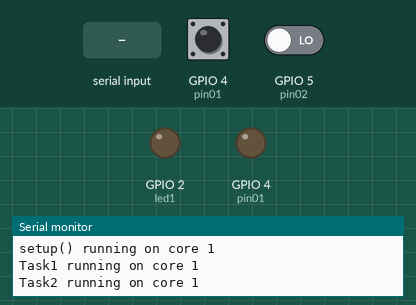
Bench run of a program on a simulated ESP32. Shown: output pins drawn as LEDs (lit = HIGH), the last lines printed to the serial monitor. Dashed ring = blinking. The inputs (shaded band) are chosen by the test bench; at power-on: GPIO 4 (pin01) HIGH, GPIO 5 (pin02) LOW.

Above: at 1.7 s.
1.8 s: GPIO 4 (pin01) pulled LOW for 1.2 s
4.5 s: "A\n" received over Serial
7.5 s: "B\n" received over Serial
At 10.41 s:
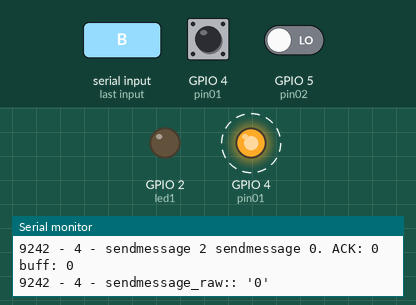
At 11.3 s:
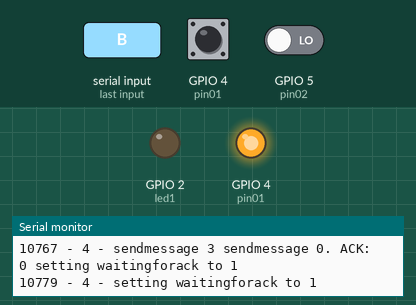
11.5 s: "90,45\n" received over Serial
Timing chart, 0 to 14.5 s (numbered marks = the images above; inputs shaded):
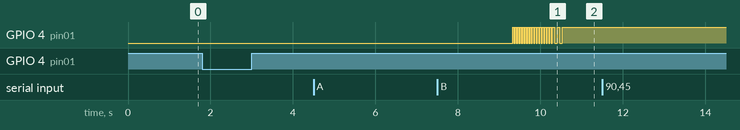

The program:

main.cpp
```cpp
#include <Arduino.h>
#include "dr_onewire.h"

#define LED 2
TaskHandle_t Task1;
TaskHandle_t Task2;
void Task1code(void *pvParameters);
void Task2code(void *pvParameters);
void Task3code(void *pvParameters);

//digitalWrite(pin02, HIGH);
//delay(1000);
//digitalWrite(pin02, LOW);
//delay(1000);

////////////////////////////////////////////////
const int led1 = 2;

const int pin02 = 5;
const int pin01 = 4;

dr_onewire twdr1;
dr_onewire twdr2;

void isr01()
{
  twdr1.isr();
}
void attach01()
{
  attachInterrupt(pin01, isr01, CHANGE);
}

void isr02()
{
  twdr2.isr();
}

void attach02()
{
  attachInterrupt(pin02, isr02, CHANGE);
}

////////////////////////////////////////////////
void receivedmessagecallback1(dr_onewire::onewiremessage message)
{
  uint8_t message8=highByte(message);
  uint8_t cmd=lowByte(message);

    Serial.println("CB1: Received message: "+(String)message+" (cmd:"+(String)cmd+" / message:"+(String)message8+")");
}
void receivedmessagecallback2(dr_onewire::onewiremessage message)
{
  uint8_t message8=highByte(message);
  uint8_t cmd=lowByte(message);

    Serial.println("CB2: Received message: "+(String)message+" (cmd:"+(String)cmd+" / message:"+(String)message8+")");
}

void setup()
{
  // Set pin mode
  pinMode(led1, OUTPUT);

  Serial.begin(9600);
  Serial.print("setup() running on core ");
  Serial.println(xPortGetCoreID());

  twdr1.init("twdr1",pin01,attach01,receivedmessagecallback1,INPUT_PULLUP);
  twdr2.init("twdr2",pin02,attach02,receivedmessagecallback2);

  //create a task that will be executed in the Task1code() function, with priority 1 and executed on core 0
  xTaskCreatePinnedToCore(
      Task1code, /* Task function. */
      "Task1",   /* name of task. */
      10000,     /* Stack size of task */
      NULL,      /* parameter of the task */
      1,         /* priority of the task */
      &Task1,    /* Task handle to keep track of created task */
      0);        /* pin task to core 0 */
  //delay(500);

//create a task that will be executed in the Task2code() function, with priority 1 and executed on core 1
  xTaskCreatePinnedToCore(
      Task2code, /* Task function. */
      "Task2",   /* name of task. */
      10000,     /* Stack size of task */
      NULL,      /* parameter of the task */
      1,         /* priority of the task */
      &Task2,    /* Task handle to keep track of created task */
      1);        /* pin task to core 1 */
    xTaskCreatePinnedToCore(
      Task3code, /* Task function. */
      "Task3",   /* name of task. */
      10000,     /* Stack size of task */
      NULL,      /* parameter of the task */
      1,         /* priority of the task */
      &Task2,    /* Task handle to keep track of created task */
      1);        /* pin task to core 1 */
  delay(500);
}

void loop()
{
}

int failedmessagecounter1=0;
int failedmessagecounter2=0;

void Task1code(void *pvParameters)
{
  Serial.print("Task1 running on core ");
  Serial.println(xPortGetCoreID());

  unsigned long latesttimer=millis();
uint16_t message = 1;
  for (;;)
  {
    twdr2.loop();

    //delay(500);
    //if(latesttimer+(random(1000)+500)<millis())
    //{
    //
    //  if(twdr2.sendmessage(message))
    //  {
    //    Serial.print("# Success sending message to buffer '"+(String)message+"' from twdr2 to twdr1 failedcounter("+(String)failedmessagecounter2+")\n\n");
    //
    //  }
    //  message++;
    //  latesttimer=millis();
    //}
    //delay(random(1000));
  }
}

//Task2code: read task
void Task2code(void *pvParameters)
{
  Serial.print("Task2 running on core ");
  Serial.println(xPortGetCoreID());

  unsigned long latesttimer=millis();
uint16_t message = 350;
//uint8_t message = 0x33;
  for (;;)
  {
    //delay(200);
    twdr1.loop();
    //delay(500);
    //if(latesttimer+(random(1000)+1000)<millis())
    //{
    //  uint8_t cmd = 0x01;
    //
    //  //if(twdr1.sendmessage(cmd, message))
    //  if(twdr1.sendmessage(message))
    //  {
    //    Serial.print("# Success sending message to buffer '"+(String)message+"' from twdr1 to twdr2 failedcounter("+(String)failedmessagecounter2+")\n\n");
    //    //Serial.print("## Success sending to buffer cmd: '"+(String)cmd+"', message '"+(String)message+"' from twdr1 to twdr2\n\n");
    //  }
    //  latesttimer=millis();
    //  message++;
    //}
  }
}

void Task3code(void *pvParameters)
{
  String myString;
  while(1)
  {
    if(Serial.available())
    {
        myString = Serial.readString();
        myString.trim();
        Serial.println("Readed: "+(String)myString);

        if(myString=="A")
        {
          while(!(Serial.available()>0))
          {

          }
          delay(500);

            myString = Serial.readString();
            myString.trim();
            if(myString!="")
            {
            Serial.println("message: "+(String)myString);

            if(twdr1.sendmessage(myString.toInt()))
            {
              //Serial.print("# Success sending message to buffer '"+(String)myString+"' from twdr1 to twdr2 \n\n");
              //Serial.print("## Success sending to buffer cmd: '"+(String)cmd+"', message '"+(String)message+"' from twdr1 to twdr2\n\n");
            }
            }

        }
        else if(myString=="B")
        {
          while(!(Serial.available()>0))
          {

          }
          delay(500);

            myString = Serial.readString();
            myString.trim();
            if(myString!="")
            {
            Serial.println("Readed: "+(String)myString);

            if(twdr2.sendmessage(myString.toInt()))
            {
              Serial.print("# Success sending message to buffer '"+(String)myString+"' from twdr1 to twdr2 \n\n");
            }
            }

        }
    }
    delay(1000);
  }

}
```

dr_onewire.h
```cpp
#ifndef lb_h
#define lb_h

#include <Arduino.h>

#define ENABLEPULLUPS
#define messagebufflen 10
#define ACKMESSAGE 222
#define RXACKTIMEOUT 10000
#define TXACKTIMEOUT 10000
#define PACKETSIZE (((1*8)*2)+1+2+3) //sizeof(onewiremessage)=1B
#define WAITUNTILREAD 500
class dr_onewire
{


const int messagesymbolms = 30;

uint8_t inputmode=0;
bool status = false;
bool pinstatus = false;
unsigned long readtimer = (PACKETSIZE*2 * messagesymbolms);
unsigned long tolerance = messagesymbolms / 3;


private:
    void detachinterrupt();
    void setpin2input();
    void setpin2outputopendrain();

    void setpinlow();
    void setpinhigh();
    bool getpinstatus();
    void showbuffercontent();
    uint8_t isbufferempty();
    void emptybuffer();
    void setpinlowRAW();
    void setpinhighRAW();
    bool ismessagewaitingforack();
    unsigned long gettimefromlastisr();
public:
    typedef uint16_t onewiremessage;

    struct messagestruct
{
    onewiremessage message;
    uint8_t retrycounter=0;
    bool parity=0;
    bool ack=0;
};

struct txmessagestruct
{
    messagestruct message;
    bool waitingforack=0;
    unsigned long txtimestamp=0;
};

txmessagestruct txmsg1;
    messagestruct messagebuff[messagebufflen];
    uint8_t messagebuffpos=0;

    int pin1;
    onewiremessage loopmessage;
    String name0="";
    dr_onewire *currentclass;
    unsigned long buffer[50];
    uint8_t buffercounter_high = 0;
    uint8_t buffercounter_low = 0;
    void (*isrcallback) (void);
    void (*receivedmessagecallback) (onewiremessage);
    void init(String name, uint8_t wrpin,void (*f)(void),void (*f2)(onewiremessage), uint8_t inputmode0=INPUT);
    void sendmessage_raw(onewiremessage message, bool isack=false);
    bool sendmessage(onewiremessage message);
    bool sendmessage(uint8_t cmd, uint8_t message);
    bool readmessage_raw(onewiremessage *message, bool *isack);
    bool loop();
    void isr(); //static
    uint8_t getbuffersize();
    unsigned long gettimesincefirstisr();
    bool sendmessage_addtobuff(messagestruct message);
    bool sendmessage_getfrombuff(messagestruct *message);
    uint8_t sendmessage_getbuffpos();
    bool sendmessage_r(messagestruct message);
};

#endif
```

Source omitted: dr_onewire.cpp (13182 bytes)

Measured:
- after the input at 7.5 s, GPIO 4 (pin01): alternates HIGH for 0.03 s and LOW for 0.03 s, 37 changes in all, then stays HIGH, starting after 1.8 s
